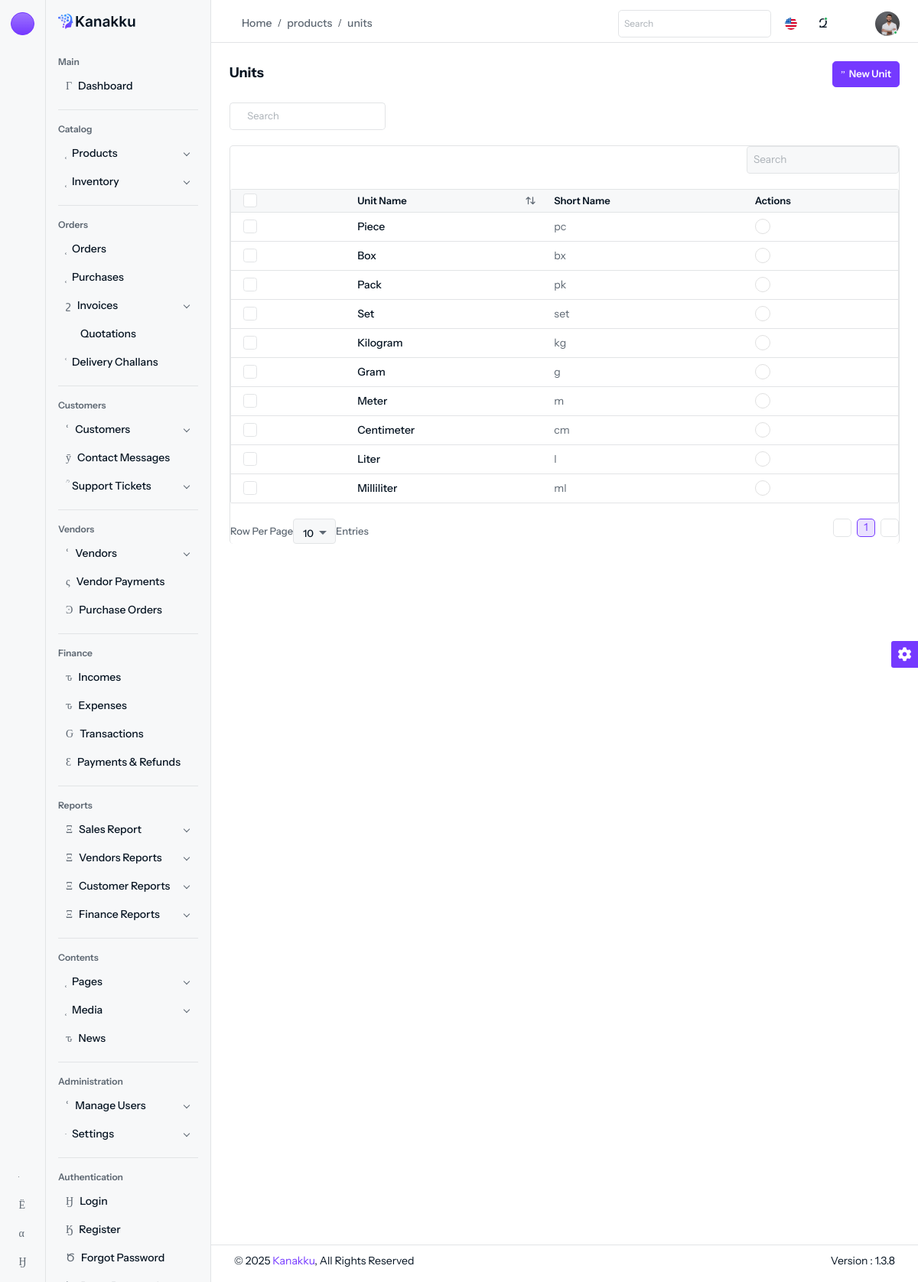
The page /products/units (signed in) on the database its author committed.
### tables this page shows
CREATE TABLE `units` (
  `id` int NOT NULL,
  `name` varchar(255) DEFAULT NULL,
  `created_at` datetime DEFAULT CURRENT_TIMESTAMP,
  `updated_at` datetime DEFAULT CURRENT_TIMESTAMP,
  `short_name` varchar(20) DEFAULT NULL,
  `status` tinyint(1) DEFAULT NULL
);

### controllers/Products/ProductsController.php (called while the page is built, shortened)
<?php
class ProductsController
{
    public function units()
    {
        $data = Unit::getAllUnits();
        view("products", $data);
    }
}

### models/products/units.model.php (called while the page is built, shortened)
<?php
class Unit
{
    public static function getAllUnits()
    {
        global $db;
        $stmt = $db->prepare("SELECT * from units");
        $stmt->execute();
        $result = $stmt->get_result();
        $data = $result->fetch_all(MYSQLI_ASSOC);
        return $data;
    }
}

### views/pages/products/products/units.php (the view, shortened to what this page needs)
<div class="content content-two">
	<div class="d-flex d-block align-items-center justify-content-between flex-wrap gap-3 mb-3">
		<div>
			<h6>Units</h6>
		</div>
		<div class="d-flex my-xl-auto right-content align-items-center flex-wrap gap-2">
			<div>
				<a href="#" class="btn btn-primary d-flex align-items-center" data-bs-toggle="modal" data-bs-target="#add_unit_modal"><i class="isax isax-add-circle5 me-1"></i>New Unit</a>
			</div>
		</div>
	</div>
	<div class="row">
		<div class="col-md-3">
			<div class="input-group mb-3">
				<span class="input-group-text bg-white border-end-0">
					<i class="isax isax-search-normal fs-12"></i>
				</span>
				<input type="text" class="form-control border-start-0 ps-0 bg-white" placeholder="Search">
			</div>
		</div>
	</div>
	<div class="table-responsive border border-bottom-0 rounded">
		<table class="table table-nowrap datatable m-0">
			<thead class="table-light">
				<tr>
					<th class="no-sort">
						<div class="form-check form-check-md">
							<input class="form-check-input" type="checkbox" id="select-all">
						</div>
					</th>
					<th>Unit Name</th>
					<th class="no-sort">Short Name</th>
					<th class="no-sort">Actions</th>
				</tr>
			</thead>
			<tbody>
				<?php
				foreach ($data as $row) :
				?>
					<tr>
						<td>
							<div class="form-check form-check-md">
								<input class="form-check-input" type="checkbox">
							</div>
						</td>
						<td>
							<h6 class="fs-14 fw-medium mb-0"><?= $row['name'] ?></h6>
						</td>
						<td><?= $row['short_name'] ?></td>
						<td class="action-item">
							<a href="javascript:void(0);" data-bs-toggle="dropdown">
								<i class="isax isax-more"></i>
							</a>
						</td>
					</tr>
				<?php
				endforeach;
				?>
			</tbody>
		</table>
	</div>
</div>

### rows shown on the page
units: name "Piece", short_name "pc"
units: name "Box", short_name "bx"
units: name "Pack", short_name "pk"
units: name "Set", short_name "set"
units: name "Kilogram", short_name "kg"
units: name "Gram", short_name "g"
units: name "Meter", short_name "m"
units: name "Centimeter", short_name "cm"
units: name "Liter", short_name "l"
units: name "Milliliter", short_name "ml"

### other values the page prints
$_GET["class"] "products"
$_GET["method"] "units"
